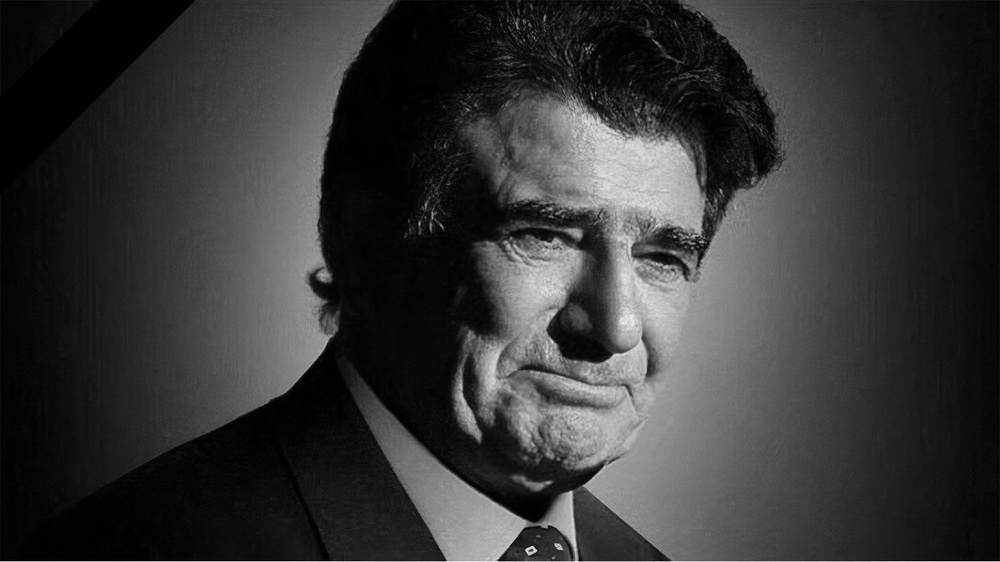
#> input picture ostad.jpg, 1000 x 562 px, shrunk from 1536 x 864 before the run
$ python 5.py
#> lines starting #> are read from the running program, lines starting #| are printed output that depends on the picture; after the words box and inside, x2 and y2 are one past the last pixel; in counts of white or black regions, pixels touching at a corner belong together
import cv2

person = cv2.imread('ostad.jpg', 0)
#> person is the input picture: shape (562, 1000); min 0, max 240, mean 53.4

for i in range(300):
    if i <= 150:
        for j in range(150-i, 300-i):
            if (j >= 0):
                person[i, j] = 0
    else:
        for j in range(0, 300-i):
            if (j >= 0):
                person[i, j] = 0
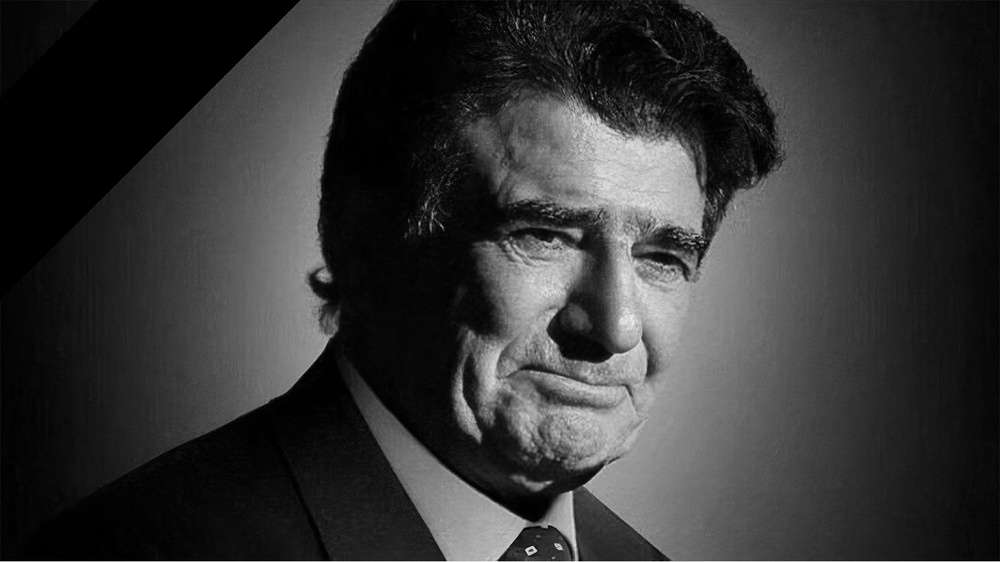
#> person: shape (562, 1000); 4.75% of pixels changed, all inside (x1, y1, x2, y2) = (0, 0, 300, 300)

cv2.imwrite('ostad.jpg', person)
cv2.imshow('m', person)
cv2.waitKey()

$ run again, with 1.jpg copied over ostad.jpg
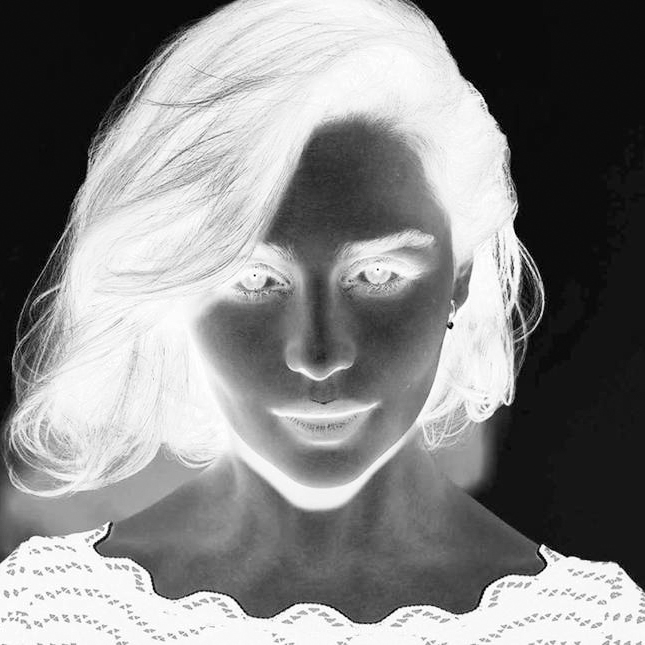
#> input picture 1.jpg, 645 x 645 px
#> person is the input picture: shape (645, 645); min 0, max 255, mean 133.8
#> after the loop `for i in range(300):`:
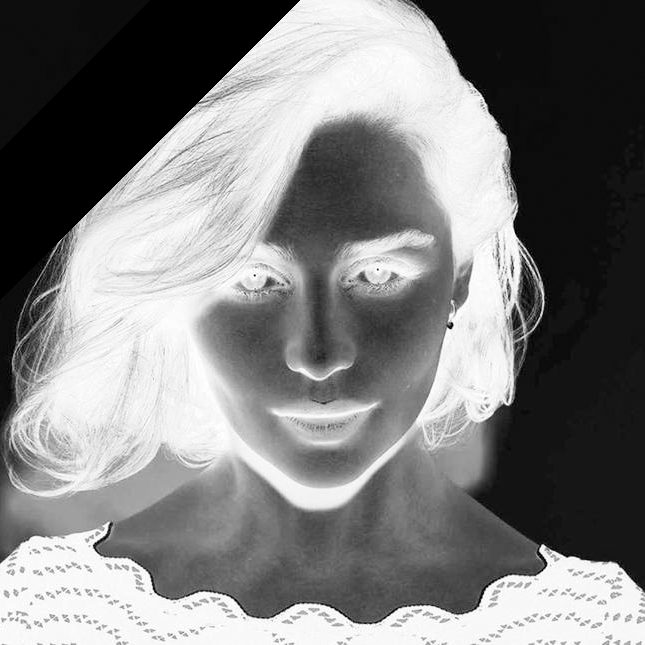
#> person: shape (645, 645); 8.12% of pixels changed, all inside (x1, y1, x2, y2) = (0, 0, 300, 300)
